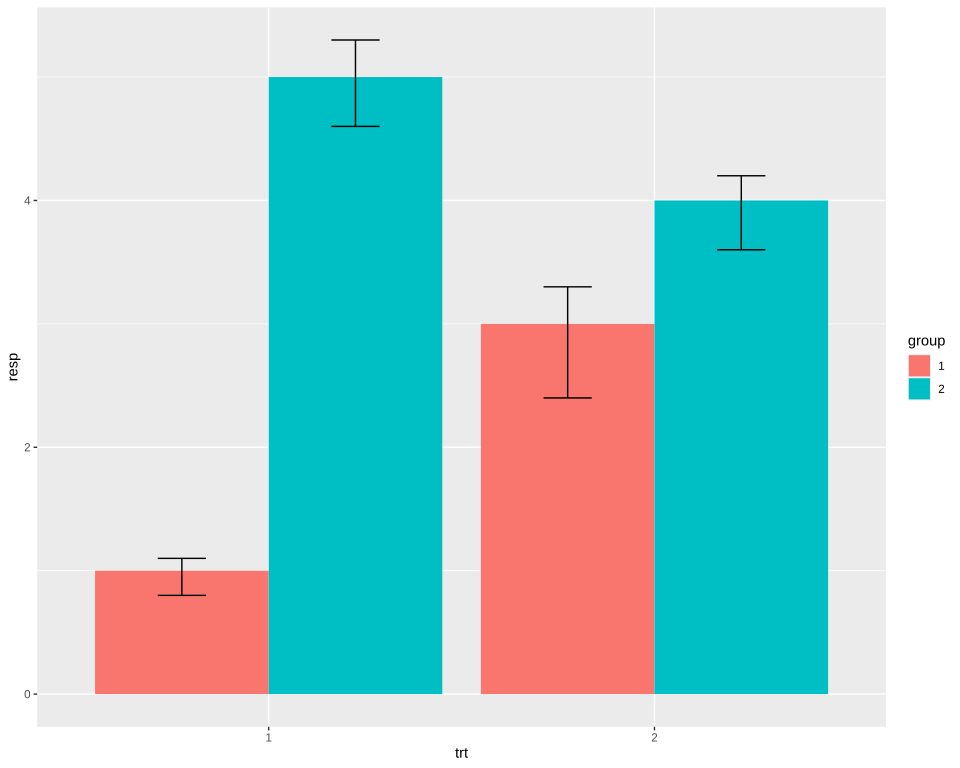

Write R code to recreate this figure.
# The plot test/golden/dodge_width.svg draws, drawn by ggplot2 itself, as ggplot2's own visual tests
# draw their snapshots: the independent check on that golden whenever it changes. The suite never
# runs this; it needs R, ggplot2 and vdiffr, saved as the Docker image giggly-r:ggplot2-4.0.3. From
# the repository's root:
#
#   docker run --rm -v "$PWD/test/golden":/golden:ro giggly-r:ggplot2-4.0.3 \
#     Rscript /golden/dodge_width.R > dodge_width.ggplot2.svg
#
# and compare the two drawings element by element, as test/golden/point.R does.
#
# The reference page's columns and error bars dodged by one position_dodge(width = 0.9), so each
# error bar stands on its column.
# First checked with ggplot2 4.0.3 and vdiffr 1.0.9: every element and clip path matches, the x
# axis drawn before the y as in test/golden/point.R.

library(ggplot2)

df <- data.frame(
  trt = factor(c(1, 1, 2, 2)),
  resp = c(1, 5, 3, 4),
  group = factor(c(1, 2, 1, 2)),
  upper = c(1.1, 5.3, 3.3, 4.2),
  lower = c(0.8, 4.6, 2.4, 3.6)
)

dodge <- position_dodge(width = 0.9)
plot <- ggplot(df, aes(trt, resp, fill = group)) +
  geom_col(position = dodge) +
  geom_errorbar(aes(ymin = lower, ymax = upper), position = dodge, width = 0.25) +
  theme_gray()

file <- tempfile(fileext = ".svg")
vdiffr::write_svg(plot, file)
cat(readLines(file), sep = "\n")
